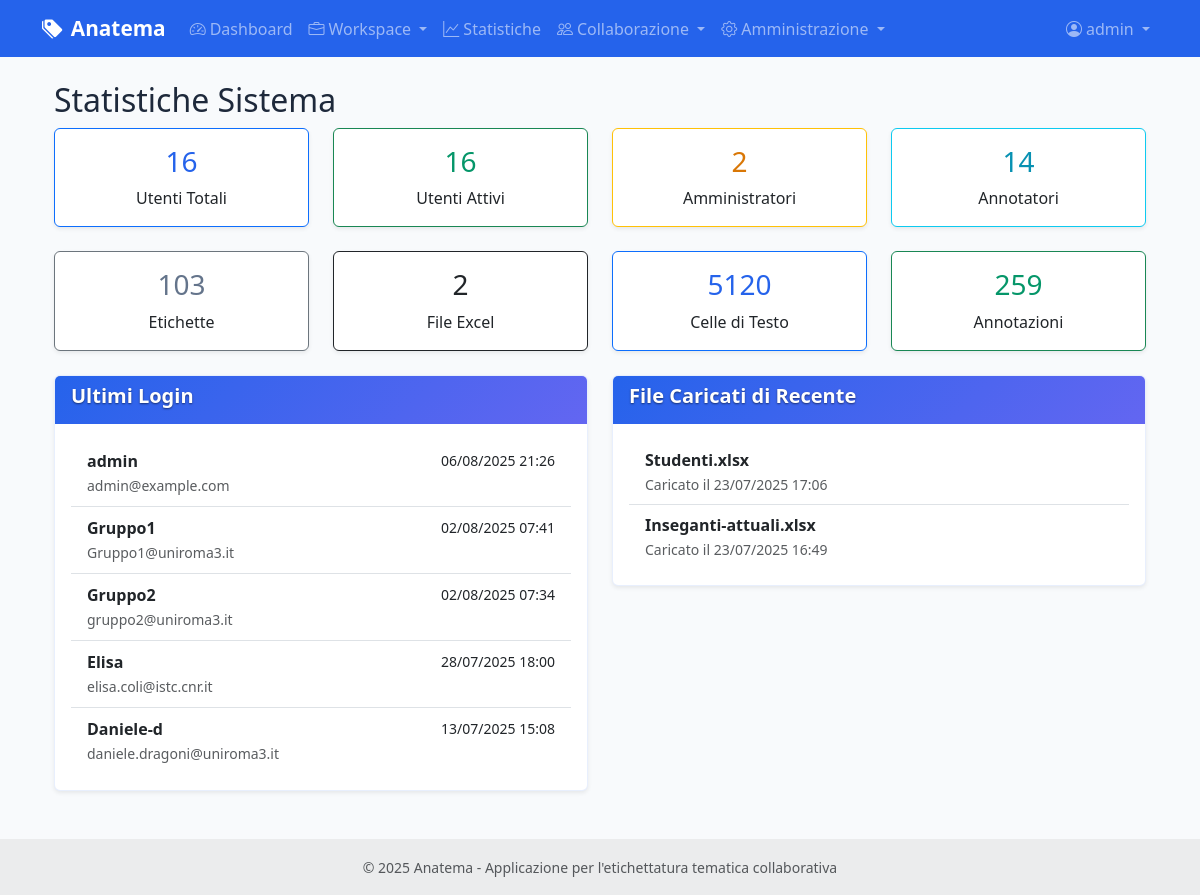
The page /admin/system_stats (signed in) on the database its author committed.
### models.py (models this page shows, shortened)
class User(UserMixin, db.Model):
    id = db.Column(db.Integer, primary_key=True)
    username = db.Column(db.String(80), unique=True, nullable=False)
    email = db.Column(db.String(120), unique=True, nullable=False)
    password_hash = db.Column(db.String(255), nullable=False)
    role = db.Column(db.String(20), default='annotatore')  # 'amministratore' o 'annotatore'
    is_active = db.Column(db.Boolean, default=True)
    last_login = db.Column(db.DateTime)
    created_at = db.Column(db.DateTime, default=datetime.utcnow)
    updated_at = db.Column(db.DateTime, default=datetime.utcnow, onupdate=datetime.utcnow)
    annotations = db.relationship('CellAnnotation', foreign_keys='CellAnnotation.user_id', backref='user', lazy=True)
    def can_manage_users(self):
        return self.role == 'amministratore'

class ExcelFile(db.Model):
    id = db.Column(db.Integer, primary_key=True)
    filename = db.Column(db.String(255), nullable=False)
    original_filename = db.Column(db.String(255), nullable=False)
    file_path = db.Column(db.String(500), nullable=False)
    uploaded_by = db.Column(db.Integer, db.ForeignKey('user.id'), nullable=False)
    uploaded_at = db.Column(db.DateTime, default=datetime.utcnow)
    project_id = db.Column(db.Integer, db.ForeignKey('projects.id'), nullable=True)
    uploader = db.relationship('User', backref='uploaded_files')
    text_cells = db.relationship('TextCell', backref='excel_file', lazy=True, cascade='all, delete-orphan')

### routes/admin.py (the view)
@admin_bp.route('/system_stats')
@login_required
@admin_required
def system_stats():
    stats = {
        'users': {
            'total': User.query.count(),
            'active': User.query.filter_by(is_active=True).count(),
            'administrators': User.query.filter_by(role='amministratore').count(),
            'annotators': User.query.filter_by(role='annotatore').count()
        },
        'content': {
            'labels': Label.query.count(),
            'excel_files': ExcelFile.query.count(),
            'text_cells': TextCell.query.count(),
            'annotations': CellAnnotation.query.count()
        },
        'recent_activity': {
            'recent_users': User.query.order_by(User.last_login.desc()).limit(5).all(),
            'recent_files': ExcelFile.query.order_by(ExcelFile.uploaded_at.desc()).limit(5).all()
        }
    }
    return render_template('admin/system_stats.html', stats=stats)

### templates/admin/system_stats.html (shortened to what this page needs)
{% extends "base.html" %}
{% block content %}
<div class="container">
    <div class="row">
        <div class="col-12">
            <h2> Statistiche Sistema</h2>
            <div class="row mb-4">
                <div class="col-md-3">
                    <div class="card text-center border-primary">
                        <div class="card-body">
                            <h3 class="card-title text-primary">{{ stats.users.total }}</h3>
                            <p class="card-text">Utenti Totali</p>
                        </div>
                    </div>
                </div>
                <div class="col-md-3">
                    <div class="card text-center border-success">
                        <div class="card-body">
                            <h3 class="card-title text-success">{{ stats.users.active }}</h3>
                            <p class="card-text">Utenti Attivi</p>
                        </div>
                    </div>
                </div>
                <div class="col-md-3">
                    <div class="card text-center border-warning">
                        <div class="card-body">
                            <h3 class="card-title text-warning">{{ stats.users.administrators }}</h3>
                            <p class="card-text">Amministratori</p>
                        </div>
                    </div>
                </div>
                <div class="col-md-3">
                    <div class="card text-center border-info">
                        <div class="card-body">
                            <h3 class="card-title text-info">{{ stats.users.annotators }}</h3>
                            <p class="card-text">Annotatori</p>
                        </div>
                    </div>
                </div>
            </div>
            <div class="row mb-4">
                <div class="col-md-3">
                    <div class="card text-center border-secondary">
                        <div class="card-body">
                            <h3 class="card-title text-secondary">{{ stats.content.labels }}</h3>
                            <p class="card-text">Etichette</p>
                        </div>
                    </div>
                </div>
                <div class="col-md-3">
                    <div class="card text-center border-dark">
                        <div class="card-body">
                            <h3 class="card-title text-dark">{{ stats.content.excel_files }}</h3>
                            <p class="card-text">File Excel</p>
                        </div>
                    </div>
                </div>
                <div class="col-md-3">
                    <div class="card text-center border-primary">
                        <div class="card-body">
                            <h3 class="card-title text-primary">{{ stats.content.text_cells }}</h3>
                            <p class="card-text">Celle di Testo</p>
                        </div>
                    </div>
                </div>
                <div class="col-md-3">
                    <div class="card text-center border-success">
                        <div class="card-body">
                            <h3 class="card-title text-success">{{ stats.content.annotations }}</h3>
                            <p class="card-text">Annotazioni</p>
                        </div>
                    </div>
                </div>
            </div>
            <div class="row">
                <div class="col-md-6">
                    <div class="card">
                        <div class="card-header">
                            <h5> Ultimi Login</h5>
                        </div>
                        <div class="card-body">
                            {% if stats.recent_activity.recent_users %}
                            <div class="list-group list-group-flush">
                                {% for user in stats.recent_activity.recent_users %}
                                <div class="list-group-item d-flex justify-content-between align-items-center">
                                    <div>
                                        <strong>{{ user.username }}</strong>
                                        <br>
                                        <small class="text-muted">{{ user.email }}</small>
                                    </div>
                                    <div class="text-end">
                                        {% if user.last_login %}
                                        <small>{{ user.last_login.strftime('%d/%m/%Y %H:%M') }}</small>
                                        {% else %}
                                        <small class="text-muted">Mai</small>
                                        {% endif %}
                                        <br>
                                        <span class="badge badge-{% if user.role == 'amministratore' %}warning{% else %}primary{% endif %}">
                                        </span>
                                    </div>
                                </div>
                                {% endfor %}
                            </div>
                            {% else %}
                            <p class="text-muted">Nessun login recente</p>
                            {% endif %}
                        </div>
                    </div>
                </div>
                <div class="col-md-6">
                    <div class="card">
                        <div class="card-header">
                            <h5> File Caricati di Recente</h5>
                        </div>
                        <div class="card-body">
                            {% if stats.recent_activity.recent_files %}
                            <div class="list-group list-group-flush">
                                {% for file in stats.recent_activity.recent_files %}
                                <div class="list-group-item">
                                    <div class="d-flex justify-content-between align-items-center">
                                        <div>
                                            <strong>{{ file.original_filename }}</strong>
                                            <br>
                                            <small class="text-muted">
                                                Caricato il {{ file.uploaded_at.strftime('%d/%m/%Y %H:%M') }}
                                            </small>
                                        </div>
                                    </div>
                                </div>
                                {% endfor %}
                            </div>
                            {% else %}
                            <p class="text-muted">Nessun file caricato di recente</p>
                            {% endif %}
                        </div>
                    </div>
                </div>
            </div>
        </div>
    </div>
</div>
{% endblock %}

### templates/base.html (shortened to what this page needs)
<!DOCTYPE html>
<html lang="it">
<head>
    <link href="https://cdn.jsdelivr.net/npm/bootstrap@5.3.0/dist/css/bootstrap.min.css" rel="stylesheet">
    <link href="https://cdn.jsdelivr.net/npm/bootstrap-icons@1.10.0/font/bootstrap-icons.css" rel="stylesheet">
    <link href="{{ url_for('static', filename='css/style.css') }}" rel="stylesheet">
</head>
<body>
    <nav class="navbar navbar-expand-lg navbar-dark bg-primary">
        <div class="container">
            <a class="navbar-brand" href="{{ url_for('main.index') }}">
                <i class="bi bi-tags-fill me-2"></i>Anatema
            </a>
            <div class="collapse navbar-collapse" id="navbarNav">
                <ul class="navbar-nav me-auto">
                    {% if current_user.is_authenticated %}
                    <li class="nav-item">
                        <a class="nav-link" href="{{ url_for('main.dashboard') }}">
                            <i class="bi bi-speedometer2 me-1"></i>Dashboard
                        </a>
                    </li>
                    <li class="nav-item dropdown">
                        <a class="nav-link dropdown-toggle" href="#" id="workspaceDropdown" role="button" data-bs-toggle="dropdown">
                            <i class="bi bi-briefcase me-1"></i>Workspace
                        </a>
                    </li>
                    <li class="nav-item">
                        <a class="nav-link" href="{{ url_for('statistics.overview') }}">
                            <i class="bi bi-graph-up me-1"></i>Statistiche
                        </a>
                    </li>
                    <li class="nav-item dropdown">
                        <a class="nav-link dropdown-toggle" href="#" id="collaborationDropdown" role="button" data-bs-toggle="dropdown">
                            <i class="bi bi-people me-1"></i>Collaborazione
                        </a>
                    </li>
                    {% if current_user.can_manage_users() %}
                    <li class="nav-item dropdown">
                        <a class="nav-link dropdown-toggle" href="#" id="adminDropdown" role="button" data-bs-toggle="dropdown">
                            <i class="bi bi-gear me-1"></i>Amministrazione
                        </a>
                    </li>
                    {% endif %}
                    {% endif %}
                </ul>
                <ul class="navbar-nav">
                    {% if current_user.is_authenticated %}
                    <li class="nav-item dropdown">
                        <a class="nav-link dropdown-toggle" href="#" id="userDropdown" role="button" data-bs-toggle="dropdown">
                            <i class="bi bi-person-circle me-1"></i>{{ current_user.username }}
                        </a>
                    </li>
                    {% endif %}
                </ul>
            </div>
        </div>
    </nav>
    <main class="container my-4">
        {% block content %}{% endblock %}
    </main>
    <footer class="bg-light text-center text-lg-start mt-5">
        <div class="text-center p-3" style="background-color: rgba(0, 0, 0, 0.05);">
            <small class="text-muted">
                © 2025 Anatema - Applicazione per l'etichettatura tematica collaborativa
            </small>
        </div>
    </footer>
</body>
</html>

### rows shown on the page
User: username "admin", email "admin@example.com", last_login "06/08/2025 21:26"
User: username "Gruppo1", email "Gruppo1@uniroma3.it", last_login "02/08/2025 07:41"
User: username "Gruppo2", email "gruppo2@uniroma3.it", last_login "02/08/2025 07:34"
User: username "Elisa", email "elisa.coli@istc.cnr.it", last_login "28/07/2025 18:00"
User: username "Daniele-d", email "daniele.dragoni@uniroma3.it", last_login "13/07/2025 15:08"
ExcelFile: original_filename "Studenti.xlsx", uploaded_at "23/07/2025 17:06"
ExcelFile: original_filename "Inseganti-attuali.xlsx", uploaded_at "23/07/2025 16:49"

### other values the page prints
{{ stats.users.total }} "16"
{{ stats.users.active }} "16"
{{ stats.users.administrators }} "2"
{{ stats.users.annotators }} "14"
{{ stats.content.labels }} "103"
{{ stats.content.excel_files }} "2"
{{ stats.content.text_cells }} "5120"
{{ stats.content.annotations }} "259"
